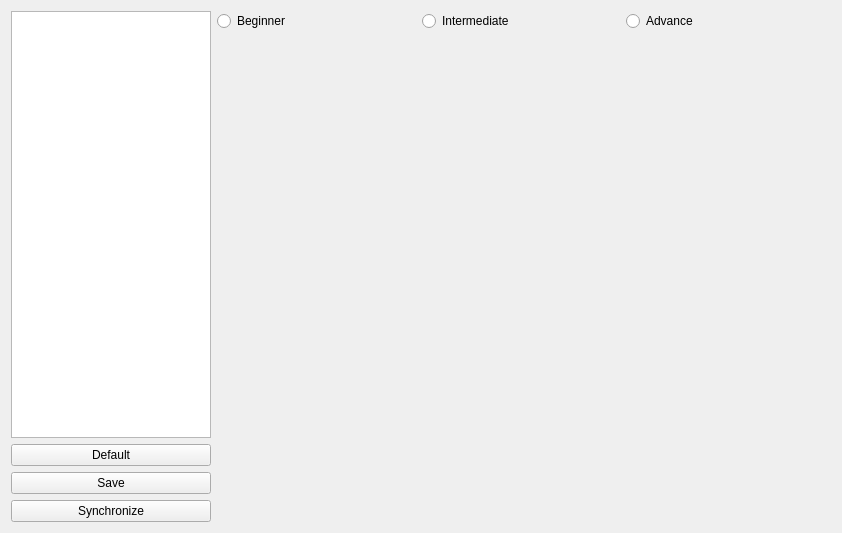
<?xml version="1.0" encoding="UTF-8"?>
<ui version="4.0">
 <class>PIDParametersUpdaterPanel</class>
 <widget class="QWidget" name="PIDParametersUpdaterPanel">
  <property name="geometry">
   <rect>
    <x>0</x>
    <y>0</y>
    <width>842</width>
    <height>533</height>
   </rect>
  </property>
  <property name="windowTitle">
   <string>Update Parameter</string>
  </property>
  <layout class="QGridLayout" name="gridLayout">
   <item row="0" column="1">
    <layout class="QHBoxLayout" name="horizontalLayout">
     <property name="spacing">
      <number>0</number>
     </property>
     <property name="sizeConstraint">
      <enum>QLayout::SetFixedSize</enum>
     </property>
     <item>
      <widget class="QRadioButton" name="beginner_radio_button">
       <property name="text">
        <string>Beginner</string>
       </property>
       <attribute name="buttonGroup">
        <string notr="true">buttonGroup</string>
       </attribute>
      </widget>
     </item>
     <item>
      <widget class="QRadioButton" name="intermediate_radio_button">
       <property name="text">
        <string>Intermediate</string>
       </property>
       <attribute name="buttonGroup">
        <string notr="true">buttonGroup</string>
       </attribute>
      </widget>
     </item>
     <item>
      <widget class="QRadioButton" name="advance_radio_button">
       <property name="text">
        <string>Advance</string>
       </property>
       <attribute name="buttonGroup">
        <string notr="true">buttonGroup</string>
       </attribute>
      </widget>
     </item>
    </layout>
   </item>
   <item row="0" column="0" rowspan="2">
    <widget class="QListWidget" name="pid_type_list">
     <property name="maximumSize">
      <size>
       <width>200</width>
       <height>16777215</height>
      </size>
     </property>
     <property name="alternatingRowColors">
      <bool>false</bool>
     </property>
     <property name="resizeMode">
      <enum>QListView::Adjust</enum>
     </property>
    </widget>
   </item>
   <item row="3" column="0">
    <widget class="QPushButton" name="save_button">
     <property name="text">
      <string>Save</string>
     </property>
    </widget>
   </item>
   <item row="1" column="1" rowspan="4">
    <widget class="QStackedWidget" name="panel_container">
     <property name="minimumSize">
      <size>
       <width>0</width>
       <height>475</height>
      </size>
     </property>
    </widget>
   </item>
   <item row="4" column="0">
    <widget class="QPushButton" name="synchronize_button">
     <property name="text">
      <string>Synchronize</string>
     </property>
    </widget>
   </item>
   <item row="2" column="0">
    <widget class="QPushButton" name="default_button">
     <property name="text">
      <string>Default</string>
     </property>
    </widget>
   </item>
  </layout>
 </widget>
 <resources/>
 <connections/>
 <buttongroups>
  <buttongroup name="buttonGroup"/>
 </buttongroups>
</ui>
